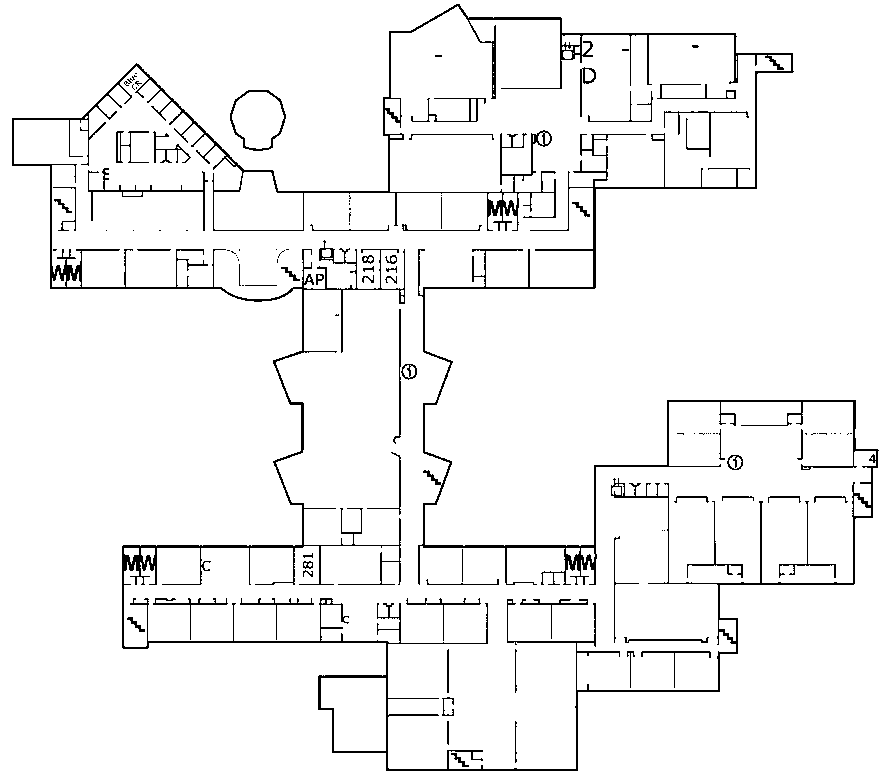
#> input picture images/blank_map_floor2.png, 886 x 779 px, given in place of door.png, which was not available
$ python -i detect_if_symbol.py   (imports and definitions only)
#> lines starting #> are read from the running program, lines starting #| are printed output that depends on the picture; pictures that were not available may be replaced by others from this repository, and a replacement may not be noted
### drawing.py
from colorsys import hls_to_rgb
from PIL import Image
from random import random


# [126 lines left out: functions image_to_bw, flood, draw_square, draw_line, draw_boxes, remove_box, not called in this run]


def create_image_from_box(pixels, x1, x2, y1, y2, padding, boxes = []):
    """
    Given box coordinates, return image generated around that box
    (from initial map) with or without padding
    """

    image2 = Image.new("RGB", (x2 - x1 + 1 + 2*padding, y2 - y1 + 1 + 2*padding), color = "white")
    pixels2 = image2.load()
    for x in range(x1 + 1, x2):
        for y in range(y1 + 1, y2):
            if pixels[x, y] == (0, 0, 0):
                if not boxes or any(b[0] < x < b[1] and b[2] < y < b[3] for b in boxes):
                    pixels2[x - x1 + padding, y - y1 + padding] = pixels[x, y]

    image2 = image2.convert("L")
    return image2


# [16 lines left out: function print_image_with_ascii, not called in this run]

### detect_if_symbol.py
import cv2 as cv
import numpy as np
from drawing import create_image_from_box
from image_similarity_measures.quality_metrics import rmse
from PIL import Image
from random import choice, random, sample


def detect_if_symbol(pixels, thresholds, x1, x2, y1, y2):
    """
    Given box of potential symbol, determine whether that image
    is indeed a symbol and return which symbol it is (according to key, if given one)

    Currently uses root mean squared as an image similarity measure
    """

    test_image = create_image_from_box(pixels, x1, x2, y1, y2, 0)
    width, height = test_image.size

    for symbol in thresholds.keys():
        key_image = cv.imread("images/" + symbol + ".png")
        key_width, key_height = key_image.shape[1], key_image.shape[0]

        left = round((width - key_width)/2)
        top = round((height - key_height)/2)
        x_right = round(width - key_width) - left
        x_bottom = round(height - key_height) - top
        right = width - x_right
        bottom = height - x_bottom

        # Crop the center of the image
        test_image = test_image.crop((left, top, right, bottom))

        test_cv_image = cv.cvtColor(np.array(test_image), cv.COLOR_GRAY2RGB)
#         test_image = cv.resize(test_image, (key_image.size[0], key_image.size[1]), interpolation = cv.INTER_AREA)

        m = rmse(key_image, test_cv_image).item()

        if m < thresholds[symbol]:
            return symbol

    return ""


def get_similarity_thresholds(symbols = ["door", "stairs", "signage"]):
    """
    Given possible symbols, construct possible thresholds for similarity images
    by creating several distorted images and comparing their rmses, then returning a dictionary of
    symbols and their threshold values
    """

    def inside(x, y):
        if x > 0 and x < w - 1 and y > 0 and y < h - 1:
            return True
        else:
            return False

    thresholds = {}

    for symbol in symbols:

        print("Looking at symbol:", symbol)

        avg = []
        for _ in range(25):

            image = Image.open(f"images/{symbol}.png").convert("RGB")
#> image is the input picture: PIL image 886x779 RGB; 95.5% white; black in thin lines or dots
            pixels = image.load()
            w, h = image.size[0], image.size[1]
#> w = 886; h = 779
            image = create_image_from_box(pixels, 0, w, 0, h, 1).convert("RGB")
#> in create_image_from_box, `image2 = Image.new("RGB", (x2 - x1 + 1 + 2*padding, y2 - y1 + 1 + 2*pa..`: image2: PIL image 889x782 RGB; every value is 255
#> in create_image_from_box, `image2 = image2.convert("L")`:
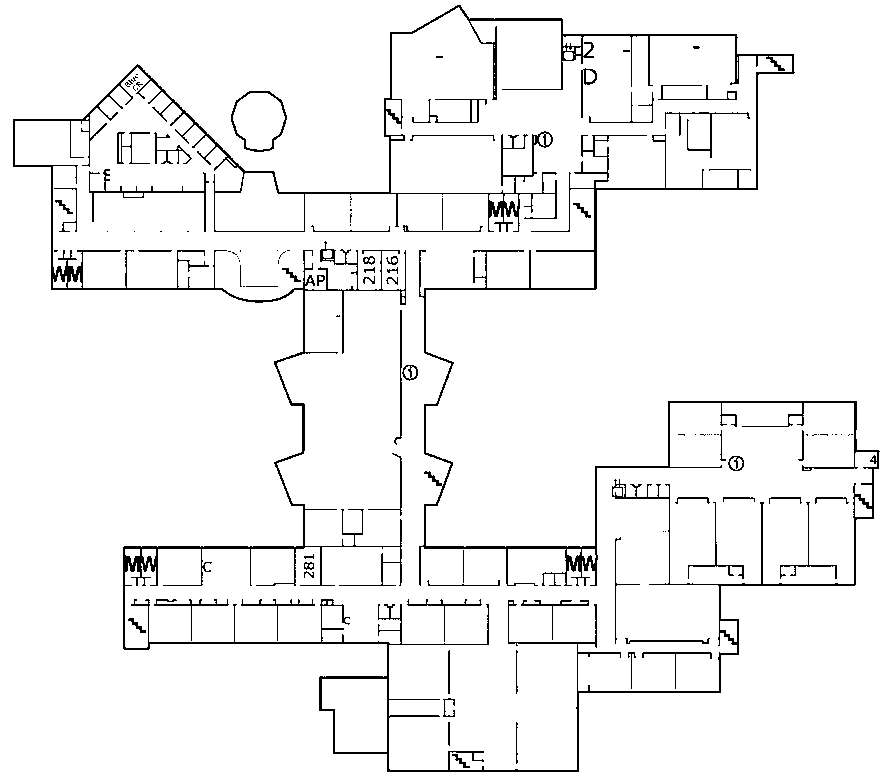
#> image2: PIL image 889x782 L; 95.6% white; black in thin lines or dots
#> image: PIL image 889x782 RGB; 95.6% white; black in thin lines or dots
    #         print_image_with_ascii(image.convert("L"), border = True)

            data = np.array(image)
            data[(data == (0, 0, 0)).all(axis = -1)] = (255, 0, 0)
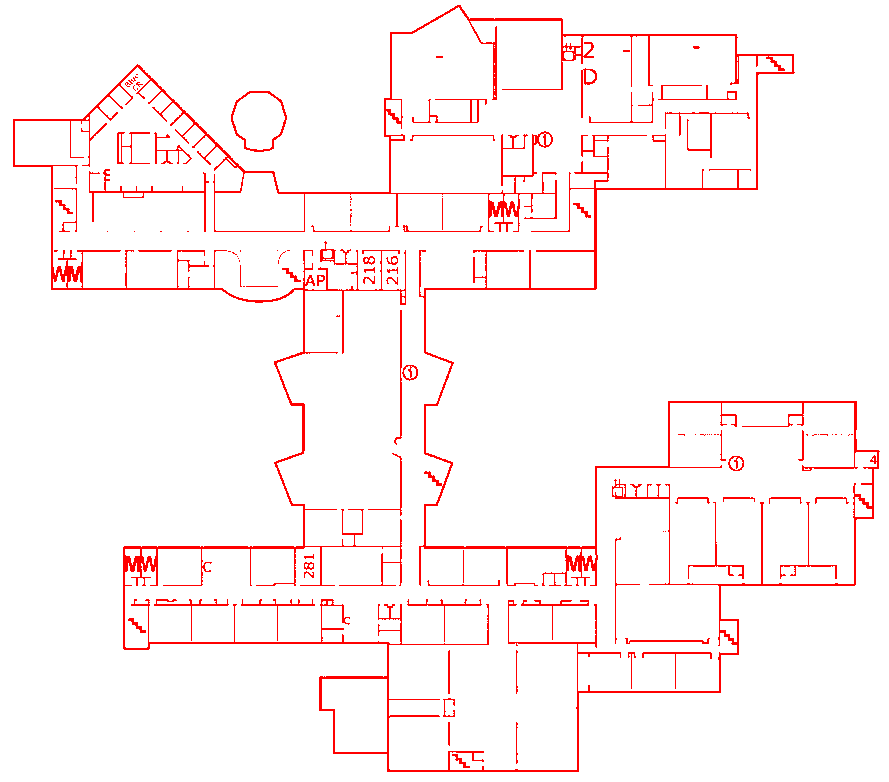
#> data: shape (782, 889, 3); mean R, G, B 255, 243.7, 243.7
            img = Image.fromarray(data, mode='RGB')

            temp = choice([(1, 0), (-1, 0), (0, 1), (0, -1), (0, 0)])
            c, f = temp[0], temp[1]


            a = 1
            b = 0
    #         c = 1 #left/right (i.e. 5/-5)
            d = 0
            e = 1
    #         f = 0 #up/down (i.e. 5/-5)
            img = img.transform(img.size, Image.Transform.AFFINE, (a, b, c, d, e, f))
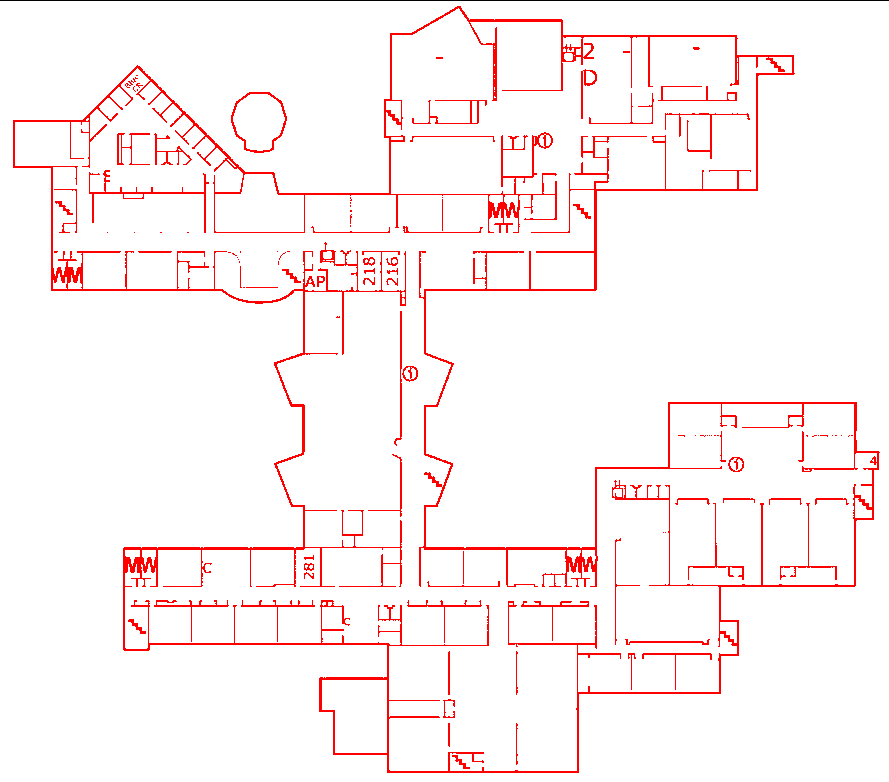
#> img: PIL image 889x782 RGB; mean R, G, B 254.7, 243.4, 243.4

            data = np.array(img)
            data[(data == (0, 0, 0)).all(axis = -1)] = (255, 255, 255)
            img = Image.fromarray(data, mode='RGB')

            data = np.array(img)
            data[(data == (255, 0, 0)).all(axis = -1)] = (0, 0, 0)
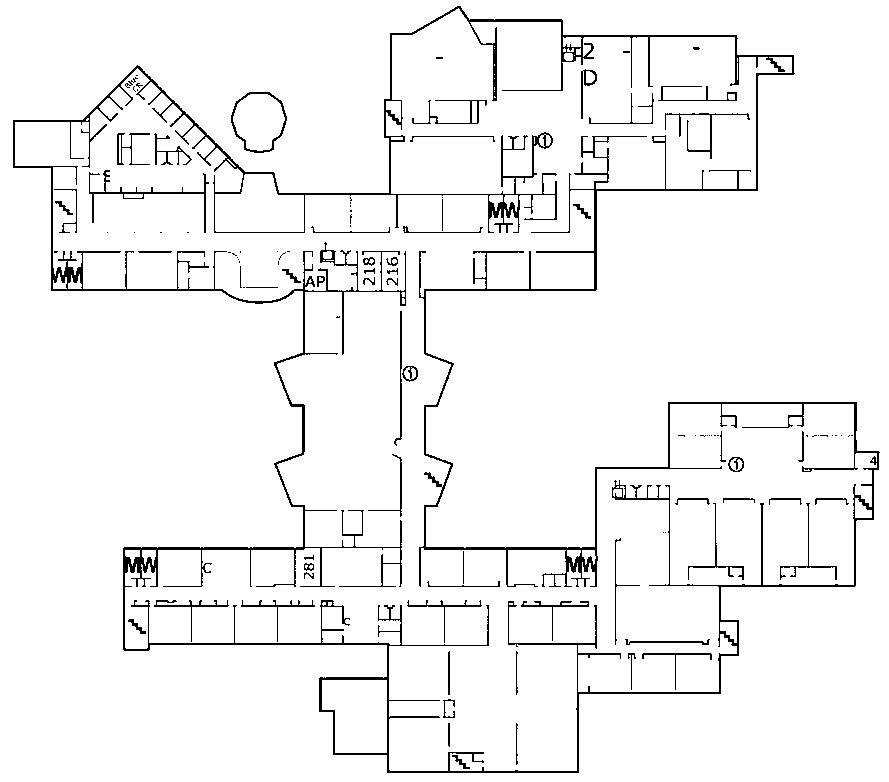
#> data: shape (782, 889, 3); 95.6% white; black in thin lines or dots
            image = Image.fromarray(data, mode='RGB')

            pixels = image.load()
            w, h = image.size[0], image.size[1]
#> w = 889; h = 782


            empty, not_empty = [], []

            for x in range(w):
                for y in range(h):
                    if pixels[x, y] == (255, 255, 255):
                        if any(pixels[x + x3, y + y3] == (0, 0, 0) for x3 in range(-1, 2) for y3 in range(-1, 2) if inside(x + x3, y + y3)):
                            empty.append((x, y))
                    else:
                        if any(pixels[x + x3, y + y3] == (255, 255, 255) for x3 in range(-1, 2) for y3 in range(-1, 2) if inside(x + x3, y + y3)):
                            not_empty.append((x, y))

            num = choice(range(15, 25))
            num2 = 0
            if num > 1:
                num2 = choice([i for i in range(num - 1)])
            num -= num2

            image2 = image.copy()
            pixels2 = image2.load()

            num = min(num, len(empty))

            for e in sample(empty, num):
                x, y = e
                pixels2[x, y] = (0, 0, 0)

            num2 = min(num2, len(not_empty))

            for e in sample(not_empty, num2):
                x, y = e
                pixels2[x, y] = (255, 255, 255)

            m = round(rmse(cv.cvtColor(np.array(image.convert("L")), cv.COLOR_GRAY2RGB), cv.cvtColor(np.array(image2.convert("L")), cv.COLOR_GRAY2RGB)).item(), 4)

    # [5 lines of commented-out code are left out]
            avg.append(m)

        threshold = sum(avg) / len(avg)


        thresholds[symbol] = threshold

    print("Thresholds:", thresholds)
    return thresholds

#> (the run stopped early here; a loop or call above may not have finished)
